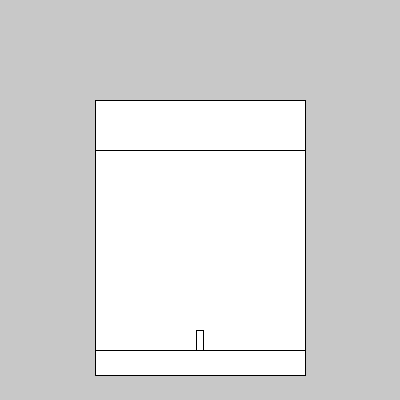
Frame 1 (no input)
Frame 60 (the mouse pressed at the canvas centre just before this capture): identical to frame 1, image omitted
Frame 120 (the mouse held since frame 60 and released just before this capture): identical to frame 1, image omitted

The Processing sketch that drew this single still picture (run headless with seeded random() and noise(); from frame 60 on, the mouse is pressed at the canvas centre):

// Processing sketch: processing_20279
// ── processing_20279.pde

void setup() {
  size(400,400);
  makeBuilding();
      
}

  float corniceWidth = 105;
  float cornice = 10;
    float buildingHeight = 200;
  float buildingBase = 105;
float baseProportion = 0.75;
  float buildingWidth = buildingBase * baseProportion;
    float doorHeight = 40;
  float doorWidth = 10 * 1/2 * baseProportion;
  
  
  void draw()  {
}
void mouseDragged () {
  if (mouseButton == LEFT) {
    
    buildingHeight = buildingHeight + (mouseY-pmouseY);
    buildingWidth = buildingWidth + (mouseX-pmouseX);
    corniceWidth = corniceWidth + (mouseX-pmouseX);
     doorWidth = doorWidth + (mouseX-pmouseX);
    doorHeight = doorHeight + (mouseY-pmouseY);
      buildingBase = buildingBase + (mouseX-pmouseX);
    makeBuilding();
   
  }
  else if (mouseButton == RIGHT) {
    
    buildingHeight = buildingHeight + (mouseY-pmouseY);
    buildingBase = buildingBase + (mouseX-pmouseX);
   buildingWidth = buildingWidth + (mouseX-pmouseX);
    
    makeBuilding();
    

  }
  
}
void makeBuilding () {
  background(200);
  
  beginShape();
  vertex(width/2 - buildingBase, height - 25);
  vertex(width/2 - buildingBase, height - 50);
  vertex(width/2 + buildingBase, height - 50);
  vertex(width/2 + buildingBase, height - 25);
  vertex(width/2 - buildingBase, height - 25);
  endShape();
  beginShape();
  vertex(width/2 - buildingBase, height - 50);
  vertex(width/2 - buildingBase, height - 50 - buildingHeight);
  vertex(width/2 + buildingBase, height - 50 - buildingHeight);
  vertex(width/2 + buildingBase, height - 50);
  vertex(width/2 - buildingBase, height - 50);
  endShape();
  beginShape();
  vertex(width/2 - corniceWidth, height - 50 - buildingHeight);
  vertex(width/2 - corniceWidth, height - 50 - buildingHeight - 50);
  vertex(width/2 + corniceWidth, height - 50 - buildingHeight - 50);
  vertex(width/2 + corniceWidth, height - 50 - buildingHeight); 
  vertex(width/2 - corniceWidth, height - 50 - buildingHeight);
  endShape();
  beginShape();
  vertex(width/2 - doorWidth, height - 50);
  vertex(width/2 - doorWidth, height - 70); 
  vertex(width/2 + doorWidth, height - 70);
 vertex(width/2 + doorWidth, height - 50);
  vertex(width/2 - doorWidth, height - 50);
  endShape();

  
}
